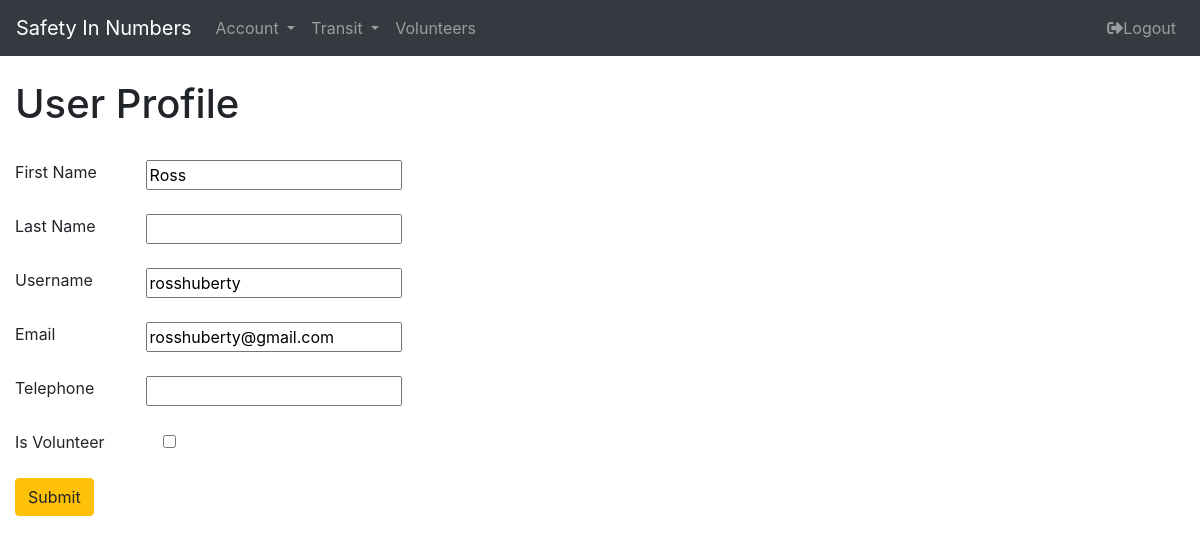
/accounts/profile/ (signed in), run on an earlier commit of the app's database.
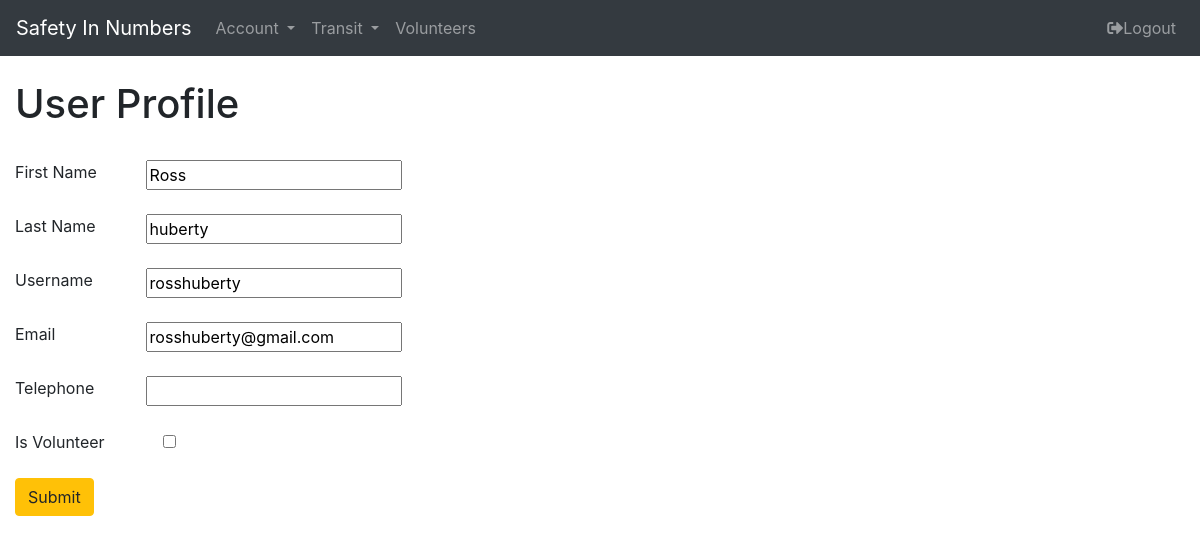
And on a later commit of the database.
### safety_in_numbers/models.py (models this page shows)
class SafetyInUser(AbstractUser):
    is_volunteer = models.BooleanField(default=False)
    telephone = models.CharField(max_length=15, blank=True, null=True)
    AbstractUser._meta.get_field('email').blank = False

### safety_in_numbers/views.py (the view, shortened to what this page needs)
# urls.py: url('^accounts/profile/', Profile.as_view(), name='Profile'),
@method_decorator(login_required, name='dispatch')
class Profile(UpdateView):
    template_name = 'accounts/profile.html'
    form_class = SafetyInUserForm
    success_url = reverse_lazy('My_Transits')
    def get_object(self, queryset=None):
        return get_object_or_404(SafetyInUser, id=self.request.user.id)
    def get_context_data(self, **kwargs):
        context = super(Profile, self).get_context_data(**kwargs)
        context['form'] = self.form_class(instance=self.request.user,
                                          initial={'first_name': self.request.user.first_name,
                                                   'last_name': self.request.user.last_name,
                                                   'username': self.request.user.username,
                                                   'email': self.request.user.email,
                                                   'telephone': self.request.user.telephone,
                                                   'is_volunteer': self.request.user.is_volunteer})
        return context
    def get(self, request, *args, **kwargs):
        super(Profile, self).get(request, *args, **kwargs)
        form = self.form_class
        return self.render_to_response(self.get_context_data(
            object=self.request.user.id, form=form))

### safety_in_numbers/forms.py
class SafetyInUserForm(forms.ModelForm):
    first_name = forms.CharField(label='First Name ', max_length=30, required=False)
    last_name = forms.CharField(label='Last Name ', max_length=150, required=False)
    username = forms.CharField(label='Username ', max_length=150)
    email = forms.EmailField(label='Email ', max_length=90)
    telephone = forms.CharField(label='Telephone ', max_length=15, required=False)
    is_volunteer = forms.BooleanField(label='Is Volunteer ', required=False)
    class Meta:
        model = SafetyInUser
        fields = ['first_name', 'last_name', 'username', 'email', 'telephone', 'is_volunteer']

### templates/accounts/profile.html (shortened to what this page needs)
{% extends 'base.html' %}
{% block content %}
    <br/>
    <h1>User Profile</h1>
    <br/>
    <form method="POST">
        {% for f in form %}
            <div class="form-row">
                <div class="col">
                    {{ f.label }}
                </div>
                <div class="col">
                    {{ f }}
                </div>
                <div class="col">
                </div>
                <div class="col">
                </div>
                <div class="col">
                </div>
                <div class="col">
                </div>
                <div class="col">
                </div>
                <div class="col">
                </div>
            </div>
            <br/>
        {% endfor %}
        <button class="btn btn-warning" type="submit">Submit</button>
    </form>
{% endblock content %}

What changed in the data, as far as the page shows it:
changed SafetyInUser "Ross": last_name (not shown) → "huberty"
